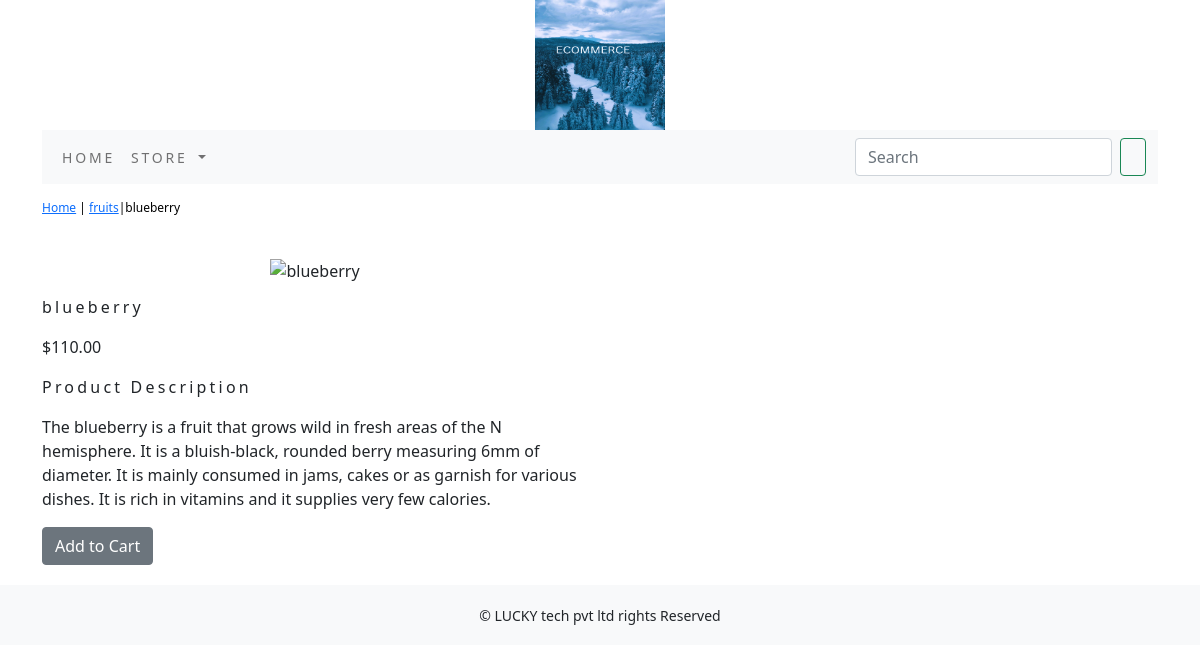
Screenshot of /store/fruits/blueberry/ with the database file from the repository.
### store/models.py (models this page shows, shortened)
class Product(models.Model):
    name=models.CharField(max_length=250,unique=True)
    slug=models.SlugField(max_length=250,unique=True)
    description=models.TextField(blank=True)
    price=models.DecimalField(max_digits=10,decimal_places=2)
    category=models.ForeignKey(Category,on_delete=models.CASCADE)
    image=models.ImageField(upload_to='product',blank=True)
    stock=models.IntegerField()
    available=models.BooleanField(default=True)
    created=models.DateTimeField(auto_now_add=True)
    updated=models.DateTimeField(auto_now_add=True)
    class Meta:
        ordering = ('name',)
        verbose_name = 'product'
        verbose_name_plural = 'products'

class Category(models.Model):
    name=models.CharField(max_length=250,unique=True)
    slug=models.SlugField(max_length=250,unique=True)
    description=models.TextField(blank=True)
    image=models.ImageField(upload_to='category',blank=True)
    class Meta:
        ordering=('name',)
        verbose_name='category'
        verbose_name_plural='categories'
    def get_url(self):
        return reverse('store:products_by_category',args=[self.slug])
    def __str__(self):
        return '{}'.format(self.name)

### store/views.py (the view)
# urls.py: path('<slug:c_slug>/<slug:product_slug>/', views.proDetail, name='prodCatdetail'),
def proDetail(request,c_slug,product_slug):
    try:
        product=Product.objects.get(category__slug=c_slug,slug=product_slug)
    except Exception as e:
        raise e
    return render(request,'product.html',{'product':product})

### cart/context_processors.py (called while the page is built)
def counter(request):
    item_count=0
    if 'admin' in request.path:
         return {}
    else:
        try:
            cart=Cart.objects.filter(cart_id=_cart_id(request))
            car_items=CartItem.objects.all().filter(cart=cart[:1])
            for cart_items in car_items:
                  item_count += cart_items.quantity
        except Cart.DoesNotExist:
            item_count =0
    return  dict(item_count=item_count)

### cart/views.py (called while the page is built)
def _cart_id(request):
    cart=request.session.session_key
    if not cart:
        cart=request.session.create()
    return cart

### store/context_processors.py (called while the page is built)
def menu_links(request):
    links=Category.objects.all()
    return dict(links=links)

### templates/product.html (shortened to what this page needs)
{% extends 'base.html' %}
{% load static %}
{% block content %}
<div class="row my_prod_row_class">
    <div class="mx_auto">
        <p> <a href="{% url 'store:allProdCat' %}">Home</a> | <a href ="{{product.category.get_url}}">{{product.category}}</a>|{{product.name}} </p>
    </div>
<div class="container">
<br>
<div class="row">
    <div class="col-12 col-sm-12 col-md-12 col-lg-6 text-center">
        <div style="min-width:18rem">
            <img src="{{products.image.url}}" alt="{{product.name}}">
        </div>
    </div>
</div>
     <div class="col-12 col-sm-12 col-md-12 col-lg-6">
         <div>
        <h1 class="my_prod_title">{{product.name}}</h1>
        <p>${{product.price}}</p>
        <p class="my_title">Product Description</p>
        <p class="text-justify my_rod_text">{{product.description}}</p>
        {% if product.stock <= 0 %}
        <p class="text-justify my_prod_text"><b> Out of stock </b></p>
        {% else %}
        <a class="btn btn-secondary" href="{% url 'cart:add_cart' product.id %}">Add to Cart</a>
        {% endif %}
</div>
    </div>
</div>
</div>
{% endblock %}

### static/css/custom.css (style rules this page uses)
body { font-family: 'Roboto', sans-serif; }
.my_title { font-size:16px; text_transform:uppercase; letter-spacing:.2em; }
.my_prod_row_class { padding-top:15px; padding-bottom:20px; }
.my_prod_row_class .mx_auto { color:#000; font-size:12px; text-decoration:none; }
.my_prod_title { font-size:16px; text_transform:uppercase; letter-spacing:.2em; padding-top:15px; padding-bottom:10px; }

### rows the page displays
Product: category "fruits", name "blueberry", price "110.00", description "The blueberry is a fruit that grows wild in fresh areas of the N hemisphere. It is a bluish-black, rounded berry measuring 6mm of diameter. It is mainly consumed in jams, cakes or as garnish for various dishes. It is rich in vitamins and it supplies very few calories."
